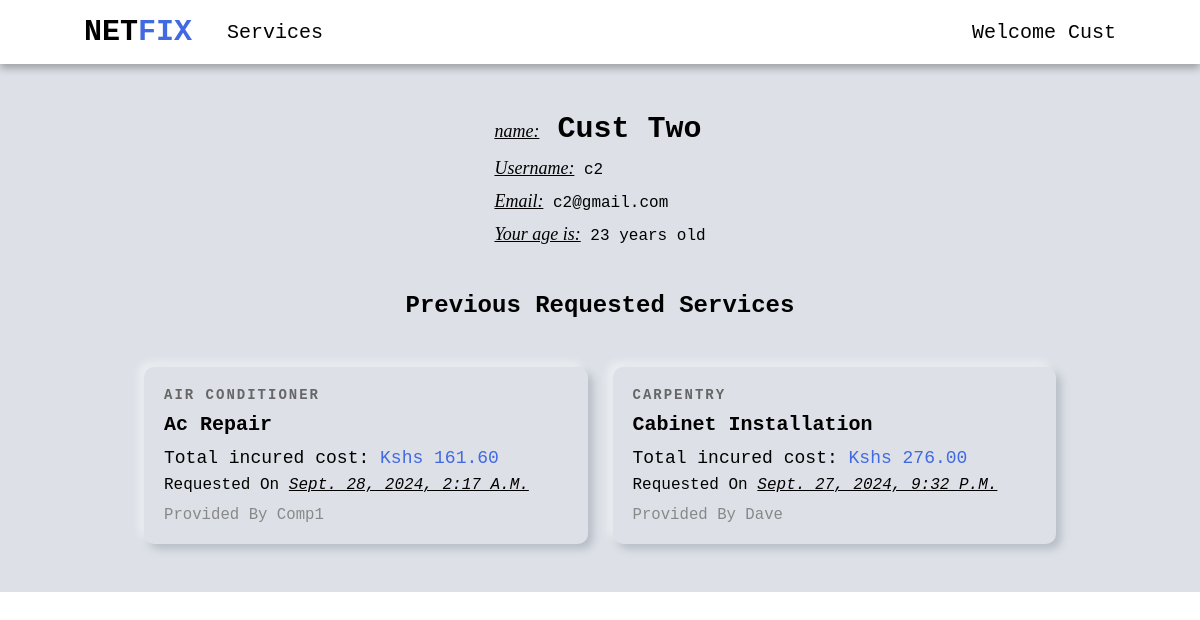
Page /customer/profile/ (signed in) on the earlier database version.
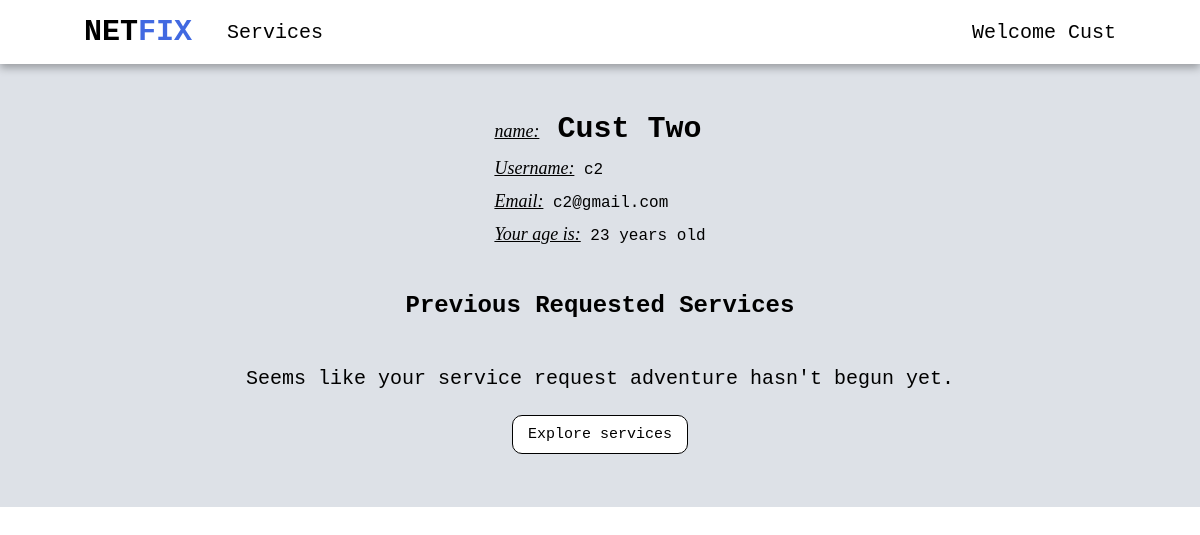
Same page on the later database version.
### users/models.py (models this page shows, shortened)
class User(AbstractUser):
    is_company = models.BooleanField(default=False)
    is_customer = models.BooleanField(default=False)
    email = models.EmailField(max_length=100, unique=True)
    username = models.CharField(max_length=100, unique=True)
    id = models.UUIDField(default=uuid.uuid4, unique=True, primary_key=True, editable=False)
    USERNAME_FIELD = 'email'
    REQUIRED_FIELDS = ['username']

class Company(models.Model):
    user = models.OneToOneField(User, on_delete=models.CASCADE, primary_key=True)
    choices = (
        ('Air Conditioner', 'Air Conditioner'),
        ('All in One', 'All in One'),
        ('Carpentry', 'Carpentry'),
        ('Electricity', 'Electricity'),
        ('Gardening', 'Gardening'),
        ('Home Machines', 'Home Machines'),
        ('House Keeping', 'House Keeping'),
        ('Interior Design', 'Interior Design'),
        ('Locks', 'Locks'),
        ('Painting', 'Painting'),
        ('Plumbing', 'Plumbing'),
        ('Water Heaters', 'Water Heaters'),
    )
    field = models.CharField(max_length=30, blank=False, null=False, default="", choices=choices)
    class Meta:
        verbose_name = 'Company'
        verbose_name_plural = 'Companies'
    def __str__(self):
        return self.user.username

### services/models.py (models this page shows, shortened)
class RequestService(models.Model):
    customer = models.ForeignKey(Customer, on_delete=models.CASCADE)
    service = models.ForeignKey(Service, on_delete=models.CASCADE)
    address = models.CharField(max_length=200)
    time = models.IntegerField(default=1)
    total_cost = models.DecimalField(decimal_places=2, max_digits=5)
    date = models.DateTimeField(auto_now=True, null=False)
    id = models.UUIDField(default=uuid.uuid4, unique=True, primary_key=True, editable=False)
    class Meta:
        verbose_name = 'Requested service'
        verbose_name_plural = 'Requested services'

class Service(models.Model):
    company = models.ForeignKey(Company, default="", on_delete=models.CASCADE)
    name = models.CharField(max_length=40)
    description = models.TextField()
    price_hr = models.DecimalField(decimal_places=2, max_digits=5)
    choices = (
        ('Air Conditioner', 'Air Conditioner'),
        ('Carpentry', 'Carpentry'),
        ('Electricity', 'Electricity'),
        ('Gardening', 'Gardening'),
        ('Home Machines', 'Home Machines'),
        ('House Keeping', 'House Keeping'),
        ('Interior Design', 'Interior Design'),
        ('Locks', 'Locks'),
        ('Painting', 'Painting'),
        ('Plumbing', 'Plumbing'),
        ('Water Heaters', 'Water Heaters'),
    )
    field = models.CharField(max_length=30, blank=False, null=False, default="", choices=choices)
    date = models.DateTimeField(auto_now=True, null=False)
    id = models.UUIDField(default=uuid.uuid4, unique=True, primary_key=True, editable=False)
    def __str__(self):
        return self.name

### users/views.py (the view, shortened to what this page needs)
# urls.py: path('customer/profile/', v.customer_profile, name='customer_profile'),
@login_required(login_url='login_user')
def customer_profile(request):
    user = User.objects.get(username=request.user.username)
    requested_services = user.customer.requestservice_set.all().order_by('-date')
    d_o_b = user.customer.d_o_b
    current_date = timezone.now().date()
    age = current_date.year - d_o_b.year
    if (current_date.month < d_o_b.month) or (current_date.month == d_o_b.month and current_date.day < d_o_b.day):
        age -= 1
    context = {
        "profile": user,
        "age": age,
        'requested_services': requested_services,
    }
    return render(request, "users/profile.html", context)

### users/templates/users/profile.html (shortened to what this page needs)
{% extends 'main/base.html' %}
{% block content %}
{% if request.user.is_authenticated and user.username == profile.username and user.is_customer %}
    <div class="profile-details-header customer-details-header">
        <div class="header-content">
            <h1 class="full-name">
                <span class="profile-usher">name:</span> <span>{{profile.first_name}} </span><span>{{profile.last_name}}</span>
            </h1>
            <p class="username"><span class="profile-usher">Username:</span> {{profile.username}}</p>
            <p class="email"><span class="profile-usher">Email:</span> {{profile.email}}</p>
            <p class="age"><span class="profile-usher">Your age is:</span> {{age}} years old</p>
        </div>
    </div>
    <div class="services-header  services-header-profile">
        <h1>Previous Requested Services</h1>
    </div>
    {% if requested_services %}
        <div class="services-grid">
            {% for requested_service in requested_services %}
            <a href="{% url 'index' requested_service.service.id %}" class="service-card">
                <div class="card-content">
                    <p class="service-category">{{ requested_service.service.field }}</p>
                    <h2 class="service-name">{{ requested_service.service }}</h2>
                    <p class="service-price"><span>Total incured cost:</span> Kshs {{ requested_service.total_cost }}</p>
                    <p class="service-date">requested on <span>{{requested_service.date}}</span></p>
                    <p class="service-company">provided by {{requested_service.service.company}}</p>
                </div>
            </a>
            {% endfor %}
        </div>
    {% else %}
        <div class="no-profile-services">
            <p>Seems like your service request adventure hasn't begun yet.</p>
            <a class="btn-link" href="{% url 'service_list' %}">Explore services</a>
        </div>
    {% endif %}
{% endif %}
{% endblock content %}

### main/templates/main/base.html (shortened to what this page needs)
<!DOCTYPE html>
{% load static %}
<html lang="en">
<head>
    <link rel="stylesheet" href="{% static 'css/style.css' %}" />
</head>
<body>
    {% include 'main/nav.html' %}
    <div class="main-body">
        {% block content %}
        {% endblock content %}
    </div>
</body>
</html>

### main/templates/main/nav.html (shortened to what this page needs)
<nav class="navbar">
    <div class="left-nav">
        <h1><a class="logo" href="{% url 'home' %}">NET<span>FIX</span></a></h1>
        <div class="services-dropdown">
            <a class="royal-hover" href="{% url 'service_list' %}">Services</a>
        </div>
    </div>
    <div class="account-dropdown">
        {% if request.user.is_authenticated %}
        <span class="royal-hover welcome-nav-text">Welcome {{user.first_name}}</span>
        {% else %}
        <span class="royal-hover">Account</span>
        {% endif %}
    </div>
</nav>

### static/css/style.css (style rules this page uses)
* { margin: 0; padding: 0; box-sizing: border-box; font-family: 'Courier New', Courier, monospace; }
a { text-decoration: none; color: black; }
.navbar { background-color: white; display: flex; align-items: center; justify-content: space-between; text-align: center; position: fixed; width: 100%; height: 8vh; font-size: 20px; padding: 0 7%; box-shadow: 0 4px 8px rgba(0, 0, 0, 0.3); top: 0; z-index: 100; }
.left-nav { display: flex; align-items: center; }
.left-nav h1 { margin-right: 35px; }
.logo span { color: royalblue; }
.account-dropdown, .services-dropdown { position: relative; display: inline-block; }
.account-dropdown span { cursor: pointer; }
.welcome-nav-text { text-transform: capitalize; }
.main-body { margin-top: 8vh; padding: 3rem 12%; background: #dde1e7; }
.services-header { display: flex; align-items: center; justify-content: center; flex-direction: column; margin-bottom: 25px; text-transform: capitalize; }
.btn-link { background-color: white; margin: 5px; border: 1px, solid black; padding: 10px 15px; border-radius: 10px; font-size: 15px; margin-top: 25px; cursor: pointer; color: black; text-decoration: none; }
.profile-details-header { display: flex; flex-direction: column; justify-content: center; margin-bottom: 30px; padding: 25px 0; position: relative; height: 180px; }
.customer-details-header { margin-bottom: 0; }
.header-content { display: block; position: absolute; left: 50%; transform: translateX(-50%); height: 100%; }
.profile-details-header .full-name { text-transform: capitalize; font-size: 30px; margin-bottom: 12px; }
.profile-details-header .username, .profile-details-header .email { font-size: 100%; margin-bottom: 12px; }
.profile-usher { all: initial; font-size: 18px; font-style: italic; text-decoration: underline; }
.services-header-profile { font-size: 12px; margin-bottom: 6vh; }
.no-profile-services { display: flex; flex-direction: column; align-items: center; justify-content: center; }
.no-profile-services p { font-size: 1.25rem; text-align: center; }

Differences in the rows shown:
removed RequestService: service.field "AIR CONDITIONER", service "Ac Repair", total_cost "161.60", date "Sept. 28, 2024, 2:17 A.m.", service.company "Comp1"
removed RequestService: service.field "CARPENTRY", service "Cabinet Installation", total_cost "276.00", date "Sept. 27, 2024, 9:32 P.m.", service.company "Dave"
Other differences:
text now shown: "Seems like your service request adventure hasn't begun yet. Explore services"
